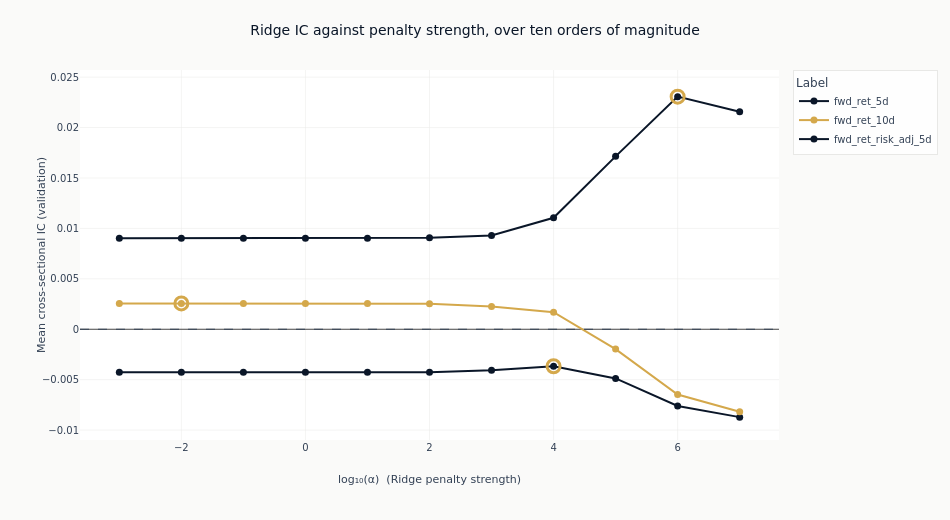

Notebook cell for this chart:
### Markdown cell above
### What shrinkage does on its own

The bar chart mixes three estimators. Tracing IC across the Ridge penalty alone isolates the
effect of shrinkage, with the estimator, the features and the folds all held fixed and only
`alpha` moving. The alpha is read from each configuration's declared parameters rather than
parsed out of its name, so the curve plots what was fitted. One line per label, because the
question is whether the penalty behaves the same way regardless of what is being predicted.

### Code cell
ridge = (
    catalog.filter(pl.col("model_class") == "Ridge")
    .with_columns(alpha=pl.col("params").str.extract(r"alpha=([0-9.eE+-]+)").cast(pl.Float64))
    .drop_nulls("alpha")
    .sort("label", "alpha")
)
if ridge.height:
    line_colors = [COLORS["blue"], COLORS["copper"], COLORS["slate"], COLORS["amber"]]
    fig_alpha = go.Figure()
    for index, label in enumerate(panel_labels):
        series = ridge.filter(pl.col("label") == label)
        if not series.height:
            continue
        log_alpha = np.log10(series.get_column("alpha").to_numpy())
        values = series.get_column("ic_mean").to_numpy()
        peak = int(np.argmax(values))
        color = line_colors[index % len(line_colors)]
        fig_alpha.add_trace(
            go.Scatter(
                x=log_alpha,
                y=values,
                mode="lines+markers",
                name=label,
                line=dict(color=color, width=2),
                marker=dict(size=7, color=color),
            )
        )
        fig_alpha.add_trace(
            go.Scatter(
                x=[log_alpha[peak]],
                y=[values[peak]],
                mode="markers",
                marker=dict(size=13, color=COLORS["amber"], symbol="circle-open", line_width=3),
                showlegend=False,
            )
        )
    fig_alpha.add_hline(y=0, line_width=1, line_dash="dash", line_color=COLORS["neutral"])
    fig_alpha.update_layout(
        title="Ridge IC against penalty strength, over ten orders of magnitude",
        height=520,
        width=950,
        margin=dict(t=70),
        legend=dict(title_text="Label"),
    )
    fig_alpha.update_xaxes(title_text="log₁₀(α)  (Ridge penalty strength)", zeroline=False)
    fig_alpha.update_yaxes(title_text="Mean cross-sectional IC (validation)")
    show_plotly_with_alt(
        fig_alpha,
        "Line chart of mean validation information coefficient against the base-ten logarithm of "
        "the Ridge penalty, one line per label over ten orders of magnitude, each line's highest "
        "point ringed in amber, against a dashed zero line. The lines are separated from each "
        "other by more than any of them moves across the penalty range, so the label a line "
        "belongs to matters more than where on the line it sits.",
    )
else:
    print(
        "No declared label carries a Ridge configuration, so there is no penalty sweep to "
        "trace. Which estimators this section can show is decided by the per-label menus at "
        "config/training/{label}.yaml."
    )

### Figure 1 — Plotly figure (JSON) as saved in the notebook; plotly's stock layout.template omitted (floating-point values rounded to 4 significant figures)
{"data": [{"line": {"color": "#0a1628", "width": 2}, "marker": {"color": "#0a1628", "size": 7}, "mode": "lines+markers", "name": "fwd_ret_5d", "type": "scatter", "x": [-3.0, -2.0, -1.0, 0.0, 1.0, 2.0, 3.0, 4.0, 5.0, 6.0, 7.0], "y": [-0.004262, -0.004262, -0.004261, -0.004259, -0.004252, -0.004259, -0.004057, -0.003666, -0.004878, -0.007609, -0.008715]}, {"marker": {"color": "#D4A84B", "line": {"width": 3}, "size": 13, "symbol": "circle-open"}, "mode": "markers", "showlegend": false, "type": "scatter", "x": [4.0], "y": [-0.003666]}, {"line": {"color": "#D4A84B", "width": 2}, "marker": {"color": "#D4A84B", "size": 7}, "mode": "lines+markers", "name": "fwd_ret_10d", "type": "scatter", "x": [-3.0, -2.0, -1.0, 0.0, 1.0, 2.0, 3.0, 4.0, 5.0, 6.0, 7.0], "y": [0.00256, 0.00256, 0.00256, 0.00256, 0.002555, 0.002529, 0.002269, 0.001691, -0.001966, -0.006471, -0.008174]}, {"marker": {"color": "#D4A84B", "line": {"width": 3}, "size": 13, "symbol": "circle-open"}, "mode": "markers", "showlegend": false, "type": "scatter", "x": [-2.0], "y": [0.00256]}, {"line": {"color": "#0a1628", "width": 2}, "marker": {"color": "#0a1628", "size": 7}, "mode": "lines+markers", "name": "fwd_ret_risk_adj_5d", "type": "scatter", "x": [-3.0, -2.0, -1.0, 0.0, 1.0, 2.0, 3.0, 4.0, 5.0, 6.0, 7.0], "y": [0.009034, 0.009034, 0.009034, 0.009034, 0.009034, 0.009075, 0.009307, 0.01105, 0.01715, 0.02307, 0.02158]}, {"marker": {"color": "#D4A84B", "line": {"width": 3}, "size": 13, "symbol": "circle-open"}, "mode": "markers", "showlegend": false, "type": "scatter", "x": [6.0], "y": [0.02307]}], "layout": {"height": 520, "legend": {"title": {"text": "Label"}}, "margin": {"t": 70}, "shapes": [{"line": {"color": "#334155", "dash": "dash", "width": 1}, "type": "line", "x0": 0, "x1": 1, "xref": "x domain", "y0": 0, "y1": 0, "yref": "y"}], "title": {"text": "Ridge IC against penalty strength, over ten orders of magnitude"}, "width": 950, "xaxis": {"title": {"text": "log₁₀(α)  (Ridge penalty strength)"}, "zeroline": false}, "yaxis": {"title": {"text": "Mean cross-sectional IC (validation)"}}}}
